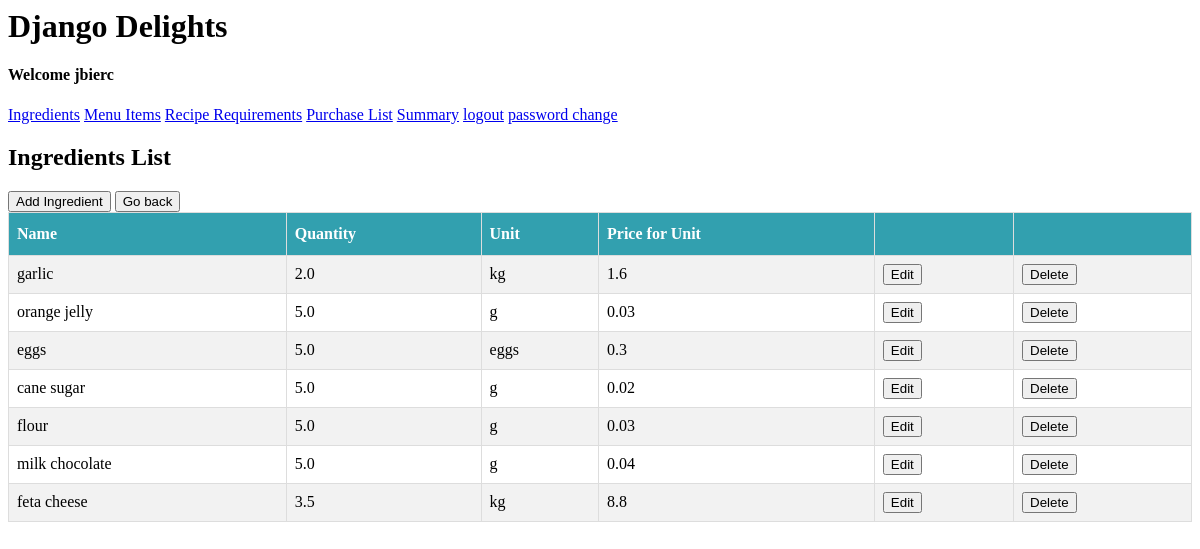
Page /ingredient/list (signed in) on the earlier database version.
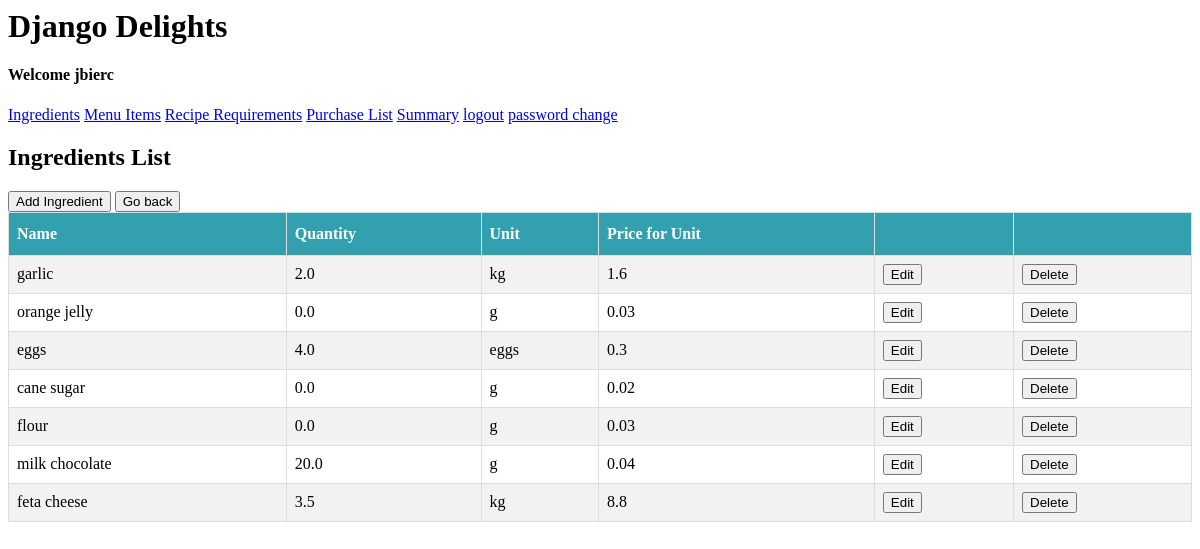
Same page on the later database version.
### delights_app/models.py (models this page shows, shortened)
class Ingredient(models.Model):
    TEASPOON = "tsp"
    TABLESPOON = "tbsp"
    GRAMS = "g"
    KILOGRAMS = "kg"
    EGGS = "eggs"
    UNIT_TYPE_CHOICES = [(TEASPOON, "teaspoon"), (TABLESPOON, "tablespoon"), (GRAMS, "grams"), (KILOGRAMS, "kilograms"), (EGGS, "eggs")]
    name = models.CharField(max_length=30)
    quantity = models.FloatField(default=0.0)
    unit = models.CharField(max_length=4, choices=UNIT_TYPE_CHOICES, default=GRAMS)
    unit_price = models.FloatField(default=0.0)

### delights_app/views.py (the view)
# urls.py: path('ingredient/list', views.IngredientList.as_view(), name='ingredientlist'),
class IngredientList(LoginRequiredMixin, ListView):
  model = Ingredient

### delights_app/templates/delights_app/ingredient_list.html (shortened to what this page needs)
{% extends "base.html" %}
{% load static%}
{% block content %}
<h2>Ingredients List</h2>
<a href="{% url 'ingredientcreate' %}"><button class="btn">Add Ingredient</button></a>
<a href="{% url 'home' %}"><input type="button" value="Go back"/></a>
<table id="ingredient">
    <tr>
        <th>Name</th>
        <th>Quantity</th>
        <th>Unit</th>
        <th>Price for Unit</th>
        <th></th>
        <th></th>
    </tr>
    {% for ingredient in ingredient_list %}
    <tr>
        <td>{{ ingredient.name }}</td>
        <td>{{ ingredient.quantity }}</td>
        <td>{{ ingredient.unit }}</td>
        <td>{{ ingredient.unit_price }}</td>
        <td><a href="{% url 'ingredientupdate' ingredient.id %}"><button>Edit</button></a></td>
        <td><a href="{% url 'ingredientdelete' ingredient.id %}"><button>Delete</button></a></td>
    </tr>
    {% endfor%}
</table>
{% endblock %}

### delights_app/templates/base.html
{% load static%}
<link rel="stylesheet" type="text/css" href='{% static "style.css" %}'>
<header>
  <h1>Django Delights</h1>
  <nav>
    {% if user.username %}
    <h4>Welcome {{ user.username }}</h4>
    <a href="{% url 'ingredientlist' %}">Ingredients</a>
    <a href="{% url 'menuitemlist' %}">Menu Items</a>
    <a href="{% url 'reciperequirementslist' %}">Recipe Requirements</a>
    <a href="{% url 'purchaselist' %}">Purchase List</a>
    <a href="{% url 'summary' %}">Summary</a>
    <a href="{% url 'logout' %}">logout</a>
    <a href="{% url 'password_change' %}">password change</a>
    {% endif %}
  </nav>
</header>
{% block content %}
{% endblock %}

### delights_app/static/style.css (style rules this page uses)
table { border-collapse: collapse; width: 100%; }
td, th { border: 1px solid #ddd; padding: 8px; }
tr:nth-child(even) { background-color: #f2f2f2; }
th { padding-top: 12px; padding-bottom: 12px; text-align: left; background-color: #32a0af; color: white; }

Differences in the rows shown:
changed Ingredient "orange jelly": quantity "5.0" → "0.0"
changed Ingredient "eggs": quantity "5.0" → "4.0"
changed Ingredient "cane sugar": quantity "5.0" → "0.0"
changed Ingredient "flour": quantity "5.0" → "0.0"
changed Ingredient "milk chocolate": quantity "5.0" → "20.0"
